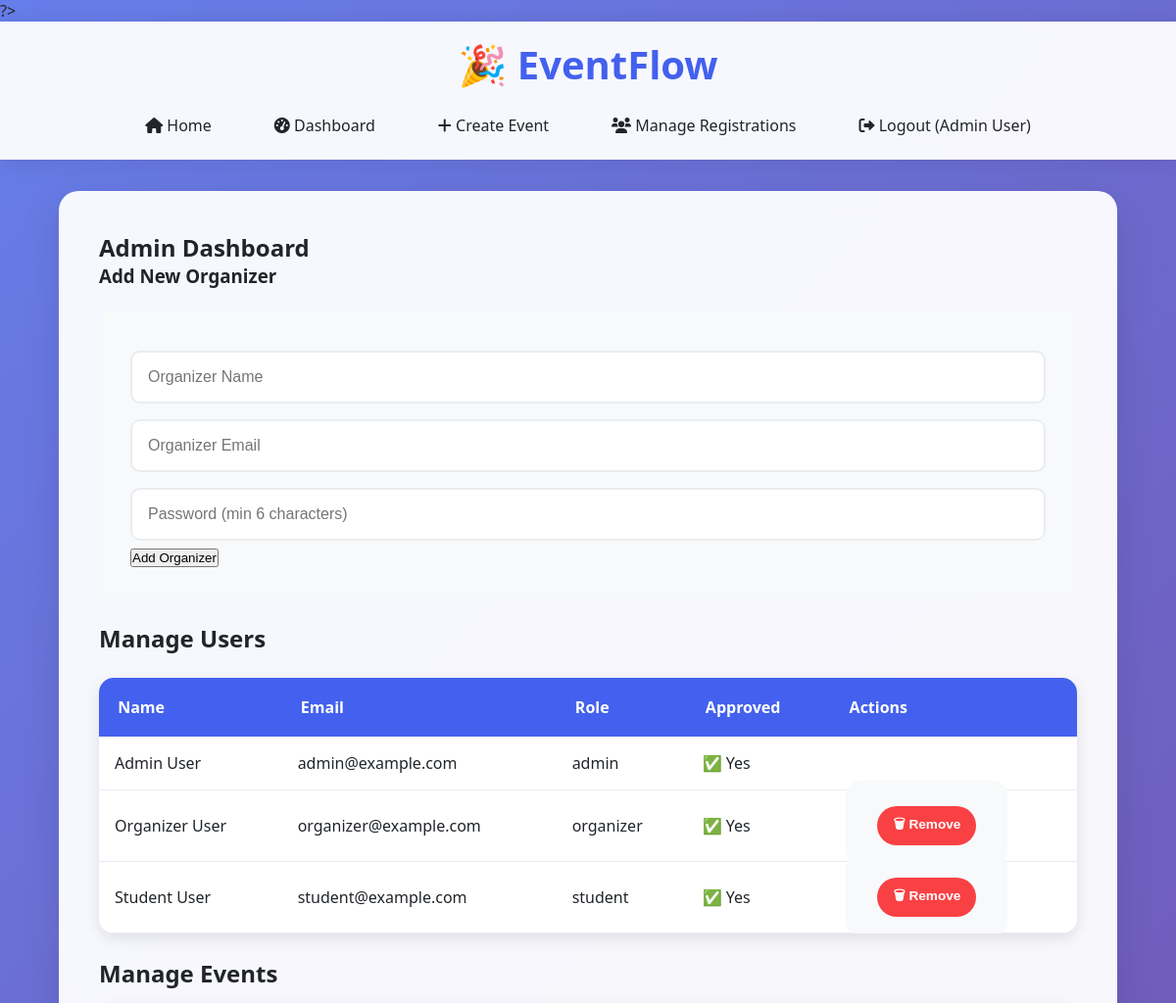
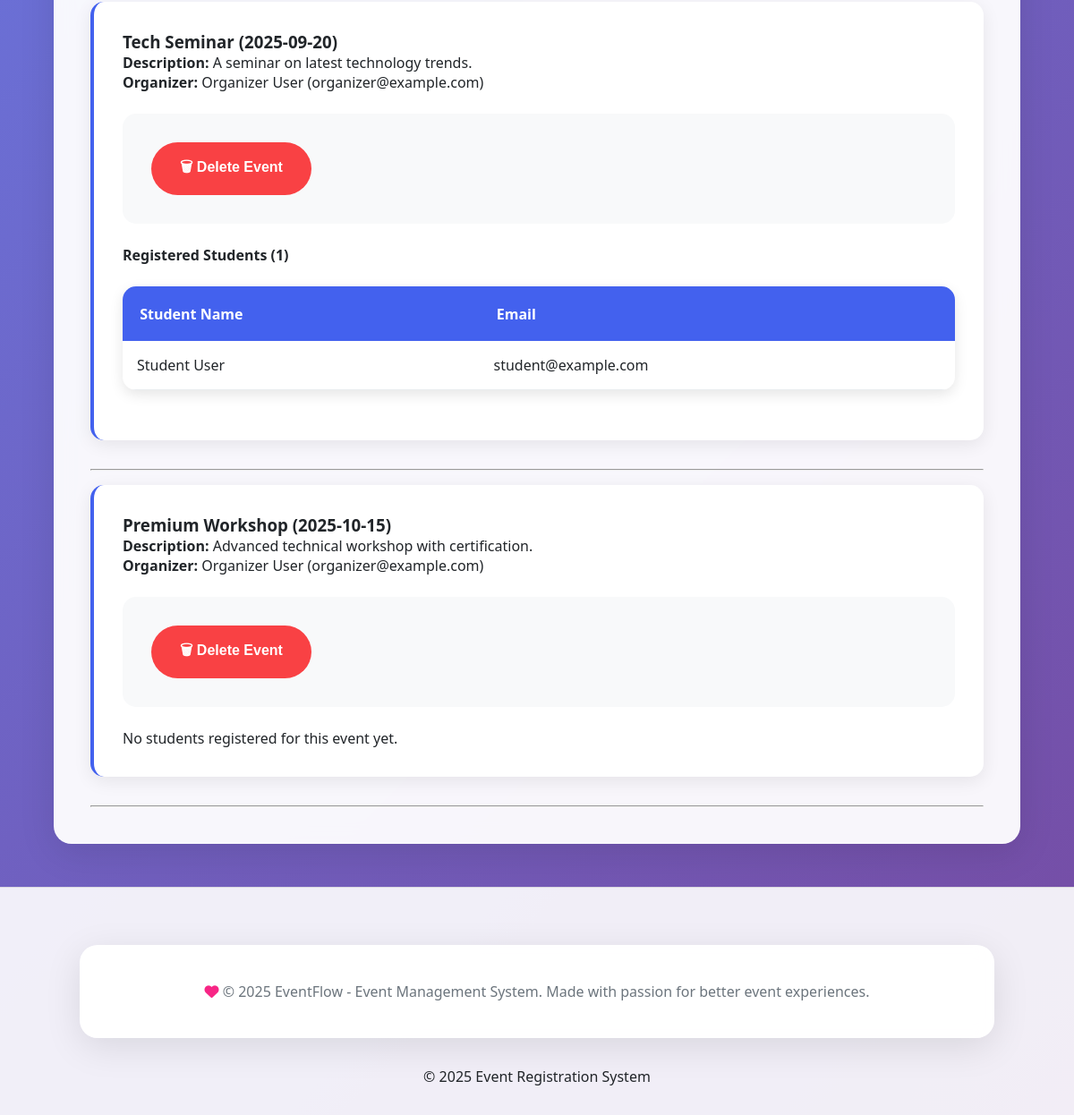
Page /admin_dashboard.php (signed in) on the committed database (2 pictures, top to bottom).
### tables this page shows
CREATE TABLE users (
  id INT AUTO_INCREMENT PRIMARY KEY,
  name VARCHAR(100) NOT NULL,
  email VARCHAR(100) UNIQUE NOT NULL,
  password VARCHAR(255) NOT NULL,
  phone VARCHAR(20),
  department VARCHAR(100),
  role ENUM('admin','organizer','student') NOT NULL,
  approved TINYINT(1) DEFAULT 0,
  created_at TIMESTAMP DEFAULT CURRENT_TIMESTAMP
);

CREATE TABLE events (
  id INT AUTO_INCREMENT PRIMARY KEY,
  title VARCHAR(255) NOT NULL,
  description TEXT NOT NULL,
  event_date DATE NOT NULL,
  cost DECIMAL(10,2) DEFAULT 0.00,
  created_by INT NOT NULL,
  created_at TIMESTAMP DEFAULT CURRENT_TIMESTAMP,
  FOREIGN KEY (created_by) REFERENCES users(id) ON DELETE CASCADE
);

### functions.php (called while the page is built, shortened)
<?php
if (!function_exists('e')) {
    function e($string) {
        return htmlspecialchars($string, ENT_QUOTES, 'UTF-8');
    }
}
?>

### admin_dashboard.php (the view, shortened to what this page needs)
<?php
require_once 'includes/functions.php';
$database = new Database();
$pdo = $database->getConnection();
$stmt = $pdo->prepare("
    SELECT events.*, users.name AS organizer_name, users.email AS organizer_email
    FROM events
    JOIN users ON events.created_by = users.id
    ORDER BY events.event_date ASC
");
$stmt->execute();
$events = $stmt->fetchAll(PDO::FETCH_ASSOC);
try {
    $stmt = $pdo->prepare("SELECT * FROM users ORDER BY name ASC");
    $stmt->execute();
    $users = $stmt->fetchAll(PDO::FETCH_ASSOC);
} catch (PDOException $e) {
    error_log("Database error: " . $e->getMessage());
    $users = [];
}
?>
<?php include 'includes/header.php'; ?>
<div class="container">
    <h2>Admin Dashboard</h2>
    <div class="card">
        <h3>Add New Organizer</h3>
        <form method="post">
            <input type="text" name="name" placeholder="Organizer Name" required>
            <input type="email" name="email" placeholder="Organizer Email" required>
            <input type="password" name="password" placeholder="Password (min 6 characters)" required minlength="6">
            <button type="submit" name="add_organizer">Add Organizer</button>
        </form>
    </div>
    <h2>Manage Users</h2>
    <table class="table">
        <tr>
            <th>Name</th>
            <th>Email</th>
            <th>Role</th>
            <th>Approved</th>
            <th>Actions</th>
        </tr>
        <?php foreach($users as $u): ?>
        <tr>
            <td><?= e($u['name']); ?></td>
            <td><?= e($u['email']); ?></td>
            <td><?= e($u['role']); ?></td>
            <td><?= $u['approved'] ? '✅ Yes' : '❌ No'; ?></td>
            <td>
                <?php if ($u['id'] != $_SESSION['user']['id']): ?>
                    <form method="get" action="admin_action.php" style="display:inline;">
                    <button type="submit" onclick="return confirm('Remove this user?');"
                    class="btn btn-danger btn-sm">🗑 Remove</button>
                    </form>
                <?php endif; ?>
            </td>
        </tr>
        <?php endforeach; ?>
    </table>
    <h2>Manage Events</h2>
    <?php if (count($events) > 0): ?>
        <?php foreach ($events as $event): ?>
            <div class="event-card">
                <h3><?= e($event['title']); ?> (<?= e($event['event_date']); ?>)</h3>
                <p><strong>Description:</strong> <?= e($event['description']); ?></p>
                <p><strong>Organizer:</strong> <?= e($event['organizer_name']); ?> (<?= e($event['organizer_email']); ?>)</p>
                <form method="get" action="admin_action.php">
                <button type="submit" onclick="return confirm('Are you sure you want to delete this event?');"
                class="btn btn-danger">🗑 Delete Event</button>
                </form>
                <?php
                $reg_stmt = $pdo->prepare("
                    SELECT users.name, users.email
                    FROM registrations
                    JOIN users ON registrations.user_id = users.id
                    WHERE registrations.event_id = ?
                ");
                $reg_stmt->execute([$event['id']]);
                $registrations = $reg_stmt->fetchAll(PDO::FETCH_ASSOC);
                ?>
                <?php if (count($registrations) > 0): ?>
                    <h4>Registered Students (<?= count($registrations); ?>)</h4>
                    <table class="table">
                        <tr>
                            <th>Student Name</th>
                            <th>Email</th>
                        </tr>
                        <?php foreach ($registrations as $r): ?>
                        <tr>
                            <td><?= e($r['name']); ?></td>
                            <td><?= e($r['email']); ?></td>
                        </tr>
                        <?php endforeach; ?>
                    </table>
                <?php else: ?>
                    <p>No students registered for this event yet.</p>
                <?php endif; ?>
            </div>
            <hr>
        <?php endforeach; ?>
    <?php else: ?>
        <p>No events created yet.</p>
    <?php endif; ?>
</div>
<?php include 'includes/footer.php'; ?>

### header.php (shortened to what this page needs)
<?php
require_once 'includes/functions.php';
?>
<!DOCTYPE html>
<html lang="en">
<head>
    <link rel="stylesheet" href="style.css">
    <link href="https://cdnjs.cloudflare.com/ajax/libs/font-awesome/6.0.0/css/all.min.css" rel="stylesheet">
</head>
<body>
<header>
    <h1>🎉 EventFlow</h1>
    <nav>
        <a href="index.php"><i class="fas fa-home"></i> Home</a>
        <?php if(isset($_SESSION['user'])): ?>
            <a href="dashboard.php"><i class="fas fa-tachometer-alt"></i> Dashboard</a>
            <?php if($_SESSION['user']['role'] == 'admin' || $_SESSION['user']['role'] == 'organizer'): ?>
                <a href="create_event.php"><i class="fas fa-plus"></i> Create Event</a>
                <a href="registrations.php"><i class="fas fa-users"></i> Manage Registrations</a>
            <?php endif; ?>
            <a href="logout.php"><i class="fas fa-sign-out-alt"></i> Logout (<?= $_SESSION['user']['name'] ?>)</a>
        <?php else: ?>
            <a href="login.php"><i class="fas fa-sign-in-alt"></i> Login</a>
            <a href="signup.php"><i class="fas fa-user-plus"></i> Sign Up</a>
        <?php endif; ?>
    </nav>
</header>
<main>

### footer.php
</main>
<footer style="
    background: rgba(255, 255, 255, 0.9);
    text-align: center;
    padding: 2rem;
    margin-top: 3rem;
    border-top: 1px solid rgba(0,0,0,0.1);
">
    <div class="container">
        <p style="color: var(--gray); margin: 0;">
            <i class="fas fa-heart" style="color: var(--accent);"></i>
            &copy; <?= date("Y"); ?> EventFlow - Event Management System.
            Made with passion for better event experiences.
        </p>
    </div>
    <p>&copy; <?= date('Y'); ?> Event Registration System</p>
</footer>
</body>
</html>

### style.css (style rules this page uses)
* { margin: 0; padding: 0; box-sizing: border-box; }
:root { --primary: #4361ee; --secondary: #3a0ca3; --accent: #f72585; --success: #4cc9f0; --warning: #f9c74f; --danger: #f94144; --light: #f8f9fa; --dark: #212529; --gray: #6c757d; --light-gray: #e9ecef; }
body { font-family: 'Segoe UI', Tahoma, Geneva, Verdana, sans-serif; background: linear-gradient(135deg, #667eea 0%, #764ba2 100%); min-height: 100vh; margin: 0; padding: 0; color: var(--dark); }
header { background: rgba(255, 255, 255, 0.95); backdrop-filter: blur(10px); padding: 1rem 2rem; box-shadow: 0 2px 20px rgba(0, 0, 0, 0.1); position: sticky; top: 0; z-index: 1000; }
header h1 { margin: 0; color: var(--primary); font-size: 2.5rem; font-weight: 700; text-align: center; }
nav { display: flex; justify-content: center; gap: 2rem; margin-top: 1rem; flex-wrap: wrap; }
nav a { color: var(--dark); text-decoration: none; padding: 0.5rem 1rem; border-radius: 25px; transition: all 0.3s ease; font-weight: 500; }
.container { background: rgba(255, 255, 255, 0.95); backdrop-filter: blur(10px); padding: 2.5rem; margin: 2rem auto; width: 90%; max-width: 1200px; border-radius: 20px; box-shadow: 0 10px 40px rgba(0, 0, 0, 0.1); border: 1px solid rgba(255, 255, 255, 0.2); }
form { background: var(--light); padding: 2rem; border-radius: 15px; margin: 1.5rem 0; }
form input, form textarea, form select { width: 100%; padding: 1rem; margin: 0.5rem 0; border: 2px solid var(--light-gray); border-radius: 10px; font-size: 1rem; transition: all 0.3s ease; }
.btn { padding: 1rem 2rem; border: none; border-radius: 50px; font-size: 1rem; font-weight: 600; cursor: pointer; transition: all 0.3s ease; text-decoration: none; display: inline-block; text-align: center; }
.btn-danger { background: var(--danger); color: white; }
.table { width: 100%; border-collapse: collapse; margin: 1.5rem 0; background: white; border-radius: 15px; overflow: hidden; box-shadow: 0 5px 15px rgba(0, 0, 0, 0.1); }
.table th { background: var(--primary); color: white; padding: 1.2rem; text-align: left; font-weight: 600; }
.table td { padding: 1rem; border-bottom: 1px solid var(--light-gray); }
.event-card { background: white; padding: 1.5rem; margin: 1rem 0; border-radius: 15px; box-shadow: 0 5px 15px rgba(0, 0, 0, 0.08); border-left: 4px solid var(--primary); transition: all 0.3s ease; }
.container { animation: fadeIn 0.6s ease-out; }
.event-card { background: white; border-radius: 15px; padding: 2rem; margin-bottom: 2rem; box-shadow: 0 5px 20px rgba(0, 0, 0, 0.08); border-left: 4px solid var(--primary); }
.btn-sm { padding: 0.5rem 1rem; font-size: 0.85rem; }

### rows in the picture
users: name "Admin User", email "admin@example.com", role "admin", approved "✅ Yes"
users: name "Organizer User", email "organizer@example.com", role "organizer", approved "✅ Yes"
users: name "Student User", email "student@example.com", role "student", approved "✅ Yes"
events: title "Tech Seminar", event_date "2025-09-20", description "A seminar on latest technology trends.", created_by.name "Organizer User", created_by.email "organizer@example.com", count($registrations) "1"
events: title "Premium Workshop", event_date "2025-10-15", description "Advanced technical workshop with certification.", created_by.name "Organizer User", created_by.email "organizer@example.com", shows "No students registered for this event yet."

### other values in the picture
$_SESSION['user']['name'] "Admin User"
